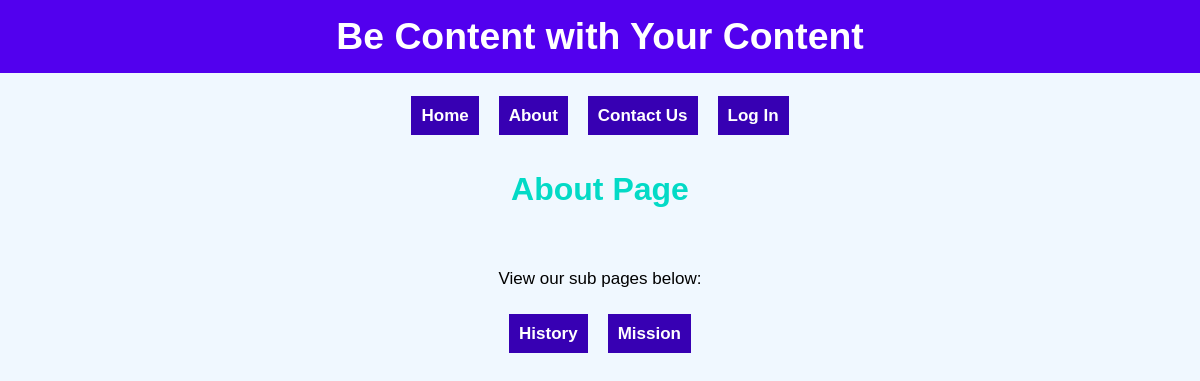
/Index.php?PageId=2, run on the app's committed database.
### tables this page shows
create table if not exists WebElements(
 id int not null AUTO_INCREMENT PRIMARY KEY,
 Title varchar(25) Not null,
 Header varchar(25),
 SubText varchar(225),
 ParentPage int DEFAULT 0,
 SortOrder int DEFAULT 2,
 isActive int
);

### dbConnector.php (called while the page is built, shortened)
<?php
function MyPagesGet($dbConn, $Parent = 0) {
    $query = "SELECT id, Title, Header, SubText
              FROM WebElements
              WHERE isActive = 1
              AND ParentPage = ?
              ORDER BY ParentPage ASC, SortOrder ASC;";
    $stmt = $dbConn->prepare($query);
    $stmt->bind_param("s", $Parent);
    $stmt->execute();
    return $stmt->get_result();
}
function PageContentGet($dbConn, $Id) {
    $query = "SELECT id, Title, Header, SubText
              FROM WebElements
              WHERE isActive = 1
              AND id = ?";
    $stmt = $dbConn->prepare($query);
    $stmt->bind_param("s", $Id);
    $stmt->execute();
    $return = $stmt->get_result();
    return $return;
}
?>

### Helper.php (the view, shortened to what this page needs)
<?php
include_once "dbConnector.php";
?>
<?php
function MenuDisplay($dataset) {
    if ($dataset){
        while($row = mysqli_fetch_array($dataset)){
            echo '<a href="Index.php?PageId=' . $row['id'] .  '" >' . $row['Title'] . '</a>';
        }
    }
    else {
        echo "No menu items<br />";
        echo mysqli_error($myDbConn);
    }
}
function PageDisplay($PageData) {
    if ($PageData){
        $row = mysqli_fetch_array($PageData);
        echo ' <h2> ' . $row['Header'] .  ' </h2> <br />';
        echo ' <p> ' . $row['SubText'] .  '</p> <br />';
    }
    else {
        echo "No Page data to display <br />";
    }
}
?>

### LightTheme.css (style rules this page uses)
html, body { margin: 0; }
body { background-color: aliceblue; font-family: 'Lucida Sans', 'Lucida Sans Regular', 'Lucida Grande', 'Lucida Sans Unicode', Geneva, Verdana, sans-serif; text-align: center; }
h2 { color: #03dac6; font-size: 24pt; }
p { color: #000; font-size: 17px; }
a { font-size: 17px; color: #fff; font-weight: bold; text-decoration: none; background-color: #3700b3; padding: 10px; margin: 10px; }

### data on the page
webelements: Title "Home"
webelements: Title "About", Header "About Page", SubText "View our sub pages below:"
webelements: Title "Contact Us"
webelements: Title "History"
webelements: Title "Mission"

### other printed values
$MyHeader "Be Content with Your Content"
